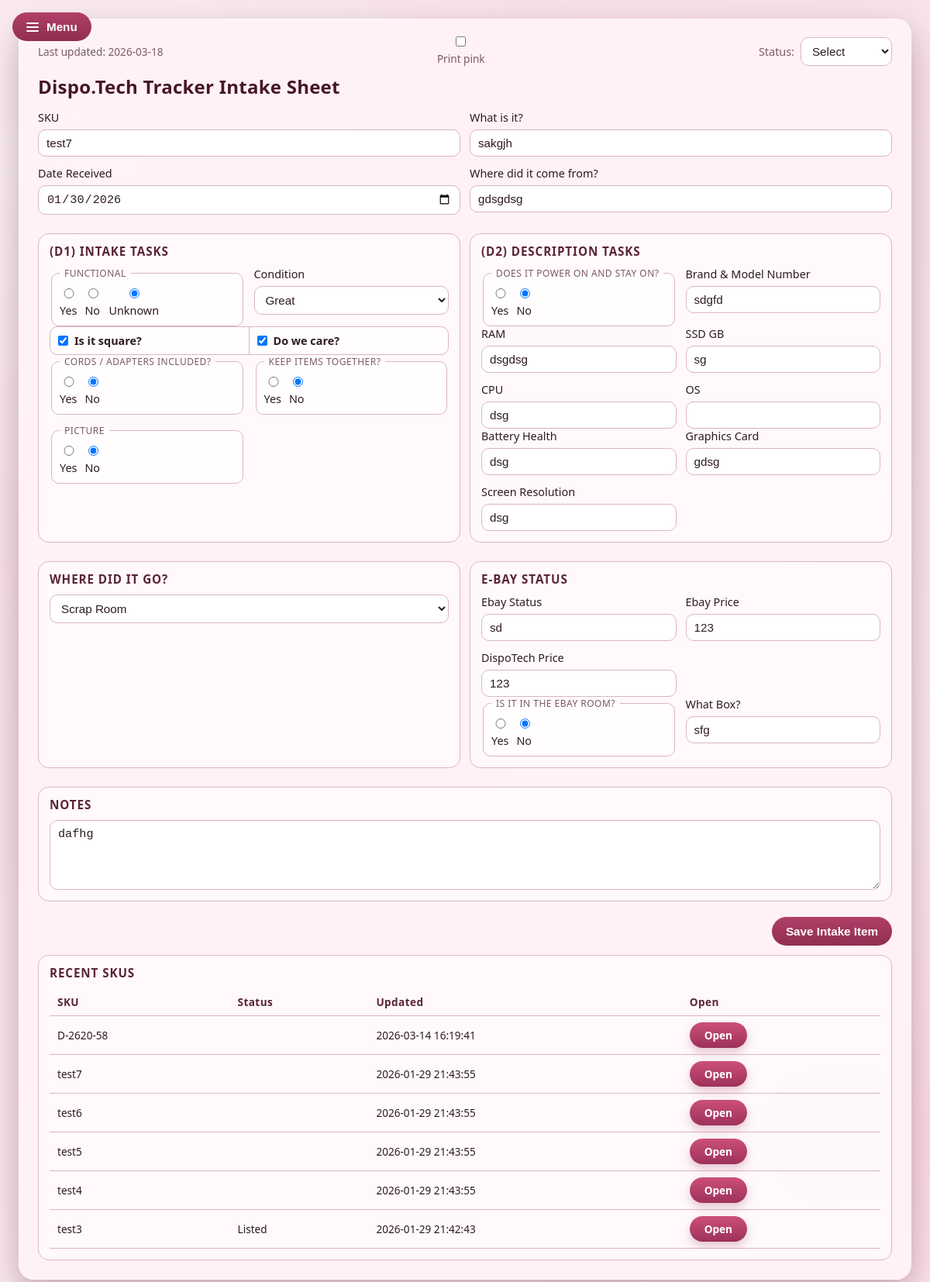
/index.php?sku=test7, run on the app's committed database.
### tables this page shows
CREATE TABLE intake_items (
    id INTEGER PRIMARY KEY AUTOINCREMENT,
    created_at TEXT NOT NULL DEFAULT (datetime('now')),
    updated_at TEXT NOT NULL DEFAULT (datetime('now')),
    sku TEXT,
    status TEXT,
    what_is_it TEXT,
    date_received TEXT,
    source TEXT,
    functional TEXT,
    condition TEXT,
    is_square INTEGER,
    care_if_square INTEGER,
    cords_adapters TEXT,
    keep_items_together TEXT,
    picture_taken TEXT,
    power_on TEXT,
    brand_model TEXT,
    ram TEXT,
    ssd_gb TEXT,
    cpu TEXT,
    battery_health TEXT,
    graphics_card TEXT,
    screen_resolution TEXT,
    where_it_goes TEXT,
    ebay_status TEXT,
    ebay_price REAL,
    dispotech_price REAL,
    in_ebay_room TEXT,
    what_box TEXT,
    notes TEXT
, sku_normalized TEXT, os TEXT);

### index.php (the view, shortened to what this page needs)
<?php
$pdo = new PDO('sqlite:' . DB_PATH, null, null, [
    PDO::ATTR_ERRMODE => PDO::ERRMODE_EXCEPTION,
]);
$pdo->exec(<<<'SQL'
CREATE TABLE IF NOT EXISTS intake_items (
    id INTEGER PRIMARY KEY AUTOINCREMENT,
    created_at TEXT NOT NULL DEFAULT (datetime('now')),
    updated_at TEXT NOT NULL DEFAULT (datetime('now')),
    sku TEXT,
    status TEXT,
    what_is_it TEXT,
    date_received TEXT,
    source TEXT,
    functional TEXT,
    condition TEXT,
    is_square INTEGER,
    care_if_square INTEGER,
    cords_adapters TEXT,
    keep_items_together TEXT,
    picture_taken TEXT,
    power_on TEXT,
    brand_model TEXT,
    ram TEXT,
    ssd_gb TEXT,
    cpu TEXT,
    os TEXT,
    battery_health TEXT,
    graphics_card TEXT,
    screen_resolution TEXT,
    where_it_goes TEXT,
    ebay_status TEXT,
    ebay_price REAL,
    dispotech_price REAL,
    in_ebay_room TEXT,
    what_box TEXT,
    notes TEXT
);
SQL);
$pdo->exec("CREATE INDEX IF NOT EXISTS idx_intake_items_sku_normalized ON intake_items (sku_normalized)");
$pdo->exec("UPDATE intake_items SET sku_normalized = UPPER(TRIM(COALESCE(sku, ''))) WHERE sku_normalized IS NULL OR sku_normalized = ''");
function normalizeSku(string $sku): string
{
    return strtoupper(trim($sku));
}
$lookupSku = trim($_GET['sku'] ?? '');
$lookupSkuNormalized = normalizeSku($lookupSku);
$currentItem = null;
if ($lookupSkuNormalized !== '') {
    $stmt = $pdo->prepare('SELECT * FROM intake_items WHERE sku_normalized = :sku_normalized ORDER BY id DESC LIMIT 1');
    $stmt->execute(['sku_normalized' => $lookupSkuNormalized]);
    $currentItem = $stmt->fetch(PDO::FETCH_ASSOC) ?: null;
}
$recent = $pdo->query('SELECT * FROM intake_items ORDER BY id DESC LIMIT 25')->fetchAll(PDO::FETCH_ASSOC);
$formData = $_POST;
if (!$formData && $currentItem) {
    $formData = $currentItem;
}
function h(?string $value): string
{
    return htmlspecialchars($value ?? '', ENT_QUOTES, 'UTF-8');
}
function checked(string $name, string $value, array $formData): string
{
    return (($formData[$name] ?? '') === $value) ? 'checked' : '';
}
?>
<!doctype html>
<html lang="en">
<head>
  <link rel="stylesheet" href="assets/style.css">
</head>
<body>
  <main class="page">
    <div class="app-menu">
      <button type="button" class="menu-toggle" aria-expanded="false" aria-controls="global-menu" id="menu-toggle">
        <span class="hamburger" aria-hidden="true"></span>
        <span>Menu</span>
      </button>
    </div>
    <section class="sheet intake">
      <div class="sheet-scale" id="sheet-scale">
        <div class="sheet-content" id="sheet-content">
          <header class="sheet-header">
        <div class="updated">Last updated: <span><?php echo date('Y-m-d'); ?></span></div>
        <label class="print-toggle">
          <input type="checkbox" id="print-pink">
          <span>Print pink</span>
        </label>
        <div class="status">
          <label>
            <span>Status:</span>
            <select name="status" form="intake-form">
              <option value="">Select</option>
            </select>
          </label>
        </div>
      </header>
      <h1>Dispo.Tech Tracker Intake Sheet</h1>
      <form id="intake-form" method="post" class="form-grid">
        <div class="form-columns">
          <div class="row">
            <label>SKU
              <input type="text" name="sku" value="<?php echo h($formData['sku'] ?? ''); ?>" required>
            </label>
            <label>What is it?
              <input type="text" name="what_is_it" value="<?php echo h($formData['what_is_it'] ?? ''); ?>">
            </label>
          </div>
          <div class="row">
            <label>Date Received
              <input type="date" name="date_received" value="<?php echo h($formData['date_received'] ?? ''); ?>">
            </label>
            <label>Where did it come from?
              <input type="text" name="source" value="<?php echo h($formData['source'] ?? ''); ?>">
            </label>
          </div>
          <div class="section">
            <h2>(D1) Intake Tasks</h2>
            <div class="row">
              <fieldset>
                <legend>Functional</legend>
                <label><input type="radio" name="functional" value="Yes" <?php echo checked('functional','Yes', $formData); ?>> Yes</label>
                <label><input type="radio" name="functional" value="No" <?php echo checked('functional','No', $formData); ?>> No</label>
                <label><input type="radio" name="functional" value="Unknown" <?php echo checked('functional','Unknown', $formData); ?>> Unknown</label>
              </fieldset>
              <label>Condition
                <select name="condition">
                  <?php foreach (['Good','Great','Excellent','Unicorn'] as $opt): ?>
                    <option value="<?php echo $opt; ?>" <?php echo (($formData['condition'] ?? '') === $opt) ? 'selected' : ''; ?>><?php echo $opt; ?></option>
                  <?php endforeach; ?>
                </select>
              </label>
            </div>
            <div class="row">
              <div class="conjoined">
                <label class="segment">
                  <input type="checkbox" name="is_square" <?php echo !empty($formData['is_square']) ? 'checked' : ''; ?>>
                  <span>Is it square?</span>
                </label>
                <label class="segment">
                  <input type="checkbox" name="care_if_square" <?php echo !empty($formData['care_if_square']) ? 'checked' : ''; ?>>
                  <span>Do we care?</span>
                </label>
              </div>
            </div>
            <div class="row">
              <fieldset>
                <legend>Cords / adapters included?</legend>
                <label><input type="radio" name="cords_adapters" value="Yes" <?php echo checked('cords_adapters','Yes', $formData); ?>> Yes</label>
                <label><input type="radio" name="cords_adapters" value="No" <?php echo checked('cords_adapters','No', $formData); ?>> No</label>
              </fieldset>
              <fieldset>
                <legend>Keep items together?</legend>
                <label><input type="radio" name="keep_items_together" value="Yes" <?php echo checked('keep_items_together','Yes', $formData); ?>> Yes</label>
                <label><input type="radio" name="keep_items_together" value="No" <?php echo checked('keep_items_together','No', $formData); ?>> No</label>
              </fieldset>
              <fieldset>
                <legend>Picture</legend>
                <label><input type="radio" name="picture_taken" value="Yes" <?php echo checked('picture_taken','Yes', $formData); ?>> Yes</label>
                <label><input type="radio" name="picture_taken" value="No" <?php echo checked('picture_taken','No', $formData); ?>> No</label>
              </fieldset>
            </div>
          </div>
          <div class="section">
            <h2>(D2) Description Tasks</h2>
            <div class="row">
              <fieldset>
                <legend>Does it power on and stay on?</legend>
                <label><input type="radio" name="power_on" value="Yes" <?php echo checked('power_on','Yes', $formData); ?>> Yes</label>
                <label><input type="radio" name="power_on" value="No" <?php echo checked('power_on','No', $formData); ?>> No</label>
              </fieldset>
              <label>Brand & Model Number
                <input type="text" name="brand_model" value="<?php echo h($formData['brand_model'] ?? ''); ?>">
              </label>
            </div>
            <div class="row">
              <label>RAM
                <input type="text" name="ram" value="<?php echo h($formData['ram'] ?? ''); ?>">
              </label>
              <label>SSD GB
                <input type="text" name="ssd_gb" value="<?php echo h($formData['ssd_gb'] ?? ''); ?>">
              </label>
              <label>CPU
                <input type="text" name="cpu" value="<?php echo h($formData['cpu'] ?? ''); ?>">
              </label>
              <label>OS
                <input type="text" name="os" value="<?php echo h($formData['os'] ?? ''); ?>">
              </label>
            </div>
            <div class="row">
              <label>Battery Health
                <input type="text" name="battery_health" value="<?php echo h($formData['battery_health'] ?? ''); ?>">
              </label>
              <label>Graphics Card
                <input type="text" name="graphics_card" value="<?php echo h($formData['graphics_card'] ?? ''); ?>">
              </label>
              <label>Screen Resolution
                <input type="text" name="screen_resolution" value="<?php echo h($formData['screen_resolution'] ?? ''); ?>">
              </label>
            </div>
          </div>
          <div class="section">
            <h2>Where did it go?</h2>
            <div class="row">
              <label>
                <select name="where_it_goes">
                  <?php foreach (['D2 - Description','Scrap Room'] as $opt): ?>
                    <option value="<?php echo $opt; ?>" <?php echo (($formData['where_it_goes'] ?? '') === $opt) ? 'selected' : ''; ?>><?php echo $opt; ?></option>
                  <?php endforeach; ?>
                </select>
              </label>
            </div>
          </div>
          <div class="section">
            <h2>E-Bay Status</h2>
            <div class="row">
              <label>Ebay Status
                <input type="text" name="ebay_status" value="<?php echo h($formData['ebay_status'] ?? ''); ?>">
              </label>
              <label>Ebay Price
                <input type="number" step="0.01" name="ebay_price" value="<?php echo h(isset($formData['ebay_price']) ? (string)$formData['ebay_price'] : ''); ?>">
              </label>
              <label>DispoTech Price
                <input type="number" step="0.01" name="dispotech_price" value="<?php echo h(isset($formData['dispotech_price']) ? (string)$formData['dispotech_price'] : ''); ?>">
              </label>
            </div>
            <div class="row">
              <fieldset>
                <legend>Is it in the EBay Room?</legend>
                <label><input type="radio" name="in_ebay_room" value="Yes" <?php echo checked('in_ebay_room','Yes', $formData); ?>> Yes</label>
                <label><input type="radio" name="in_ebay_room" value="No" <?php echo checked('in_ebay_room','No', $formData); ?>> No</label>
              </fieldset>
              <label>What Box?
                <input type="text" name="what_box" value="<?php echo h($formData['what_box'] ?? ''); ?>">
              </label>
            </div>
          </div>
        </div>
        <div class="section notes">
          <h2>Notes</h2>
          <textarea name="notes" rows="3"><?php echo h($formData['notes'] ?? ''); ?></textarea>
        </div>
        <div class="actions">
          <button type="submit">Save Intake Item</button>
        </div>
      </form>
      <section class="section recent-items">
        <h2>Recent SKUs</h2>
        <div class="table-wrap">
          <table>
            <thead>
              <tr>
                <th>SKU</th>
                <th>Status</th>
                <th>Updated</th>
                <th>Open</th>
              </tr>
            </thead>
            <tbody>
              <?php if (!$recent): ?>
                <tr>
                  <td colspan="4">No intake items saved yet.</td>
                </tr>
              <?php else: ?>
                <?php foreach ($recent as $item): ?>
                  <tr>
                    <td><?php echo h($item['sku'] ?? ''); ?></td>
                    <td><?php echo h($item['status'] ?? ''); ?></td>
                    <td><?php echo h($item['updated_at'] ?? ''); ?></td>
                    <td><a class="open-link" href="index.php?sku=<?php echo urlencode((string)($item['sku'] ?? '')); ?>">Open</a></td>
                  </tr>
                <?php endforeach; ?>
              <?php endif; ?>
            </tbody>
          </table>
        </div>
      </section>
        </div>
      </div>
    </section>
  </main>
</body>
</html>

### data on the page
intake_items: sku "test7", what_is_it "sakgjh", date_received "01/30/2026", source "gdsgdsg", condition "Great", is_square "☑", care_if_square "☑", brand_model "sdgfd", ram "dsgdsg", ssd_gb "sg", cpu "dsg", battery_health "dsg", graphics_card "gdsg", screen_resolution "dsg", where_it_goes "Scrap Room", ebay_status "sd", ebay_price "123", dispotech_price "123", what_box "sfg", notes "dafhg", updated_at "2026-01-29 21:43:55"
intake_items: sku "D-2620-58", updated_at "2026-03-14 16:19:41"
intake_items: sku "test6", updated_at "2026-01-29 21:43:55"
intake_items: sku "test5", updated_at "2026-01-29 21:43:55"
intake_items: sku "test4", updated_at "2026-01-29 21:43:55"
intake_items: sku "test3", status "Listed", updated_at "2026-01-29 21:42:43"
